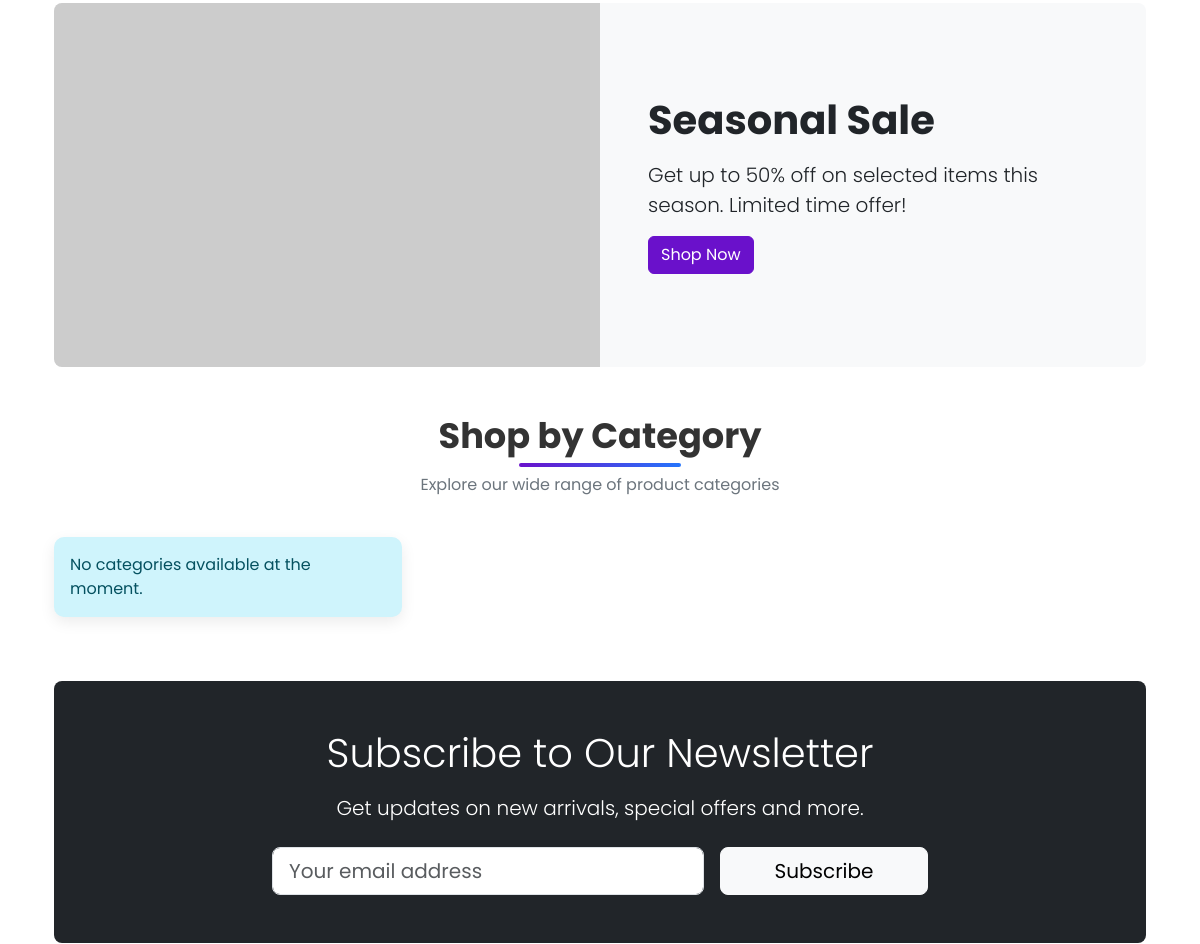
The app's page / (middle part), older data.
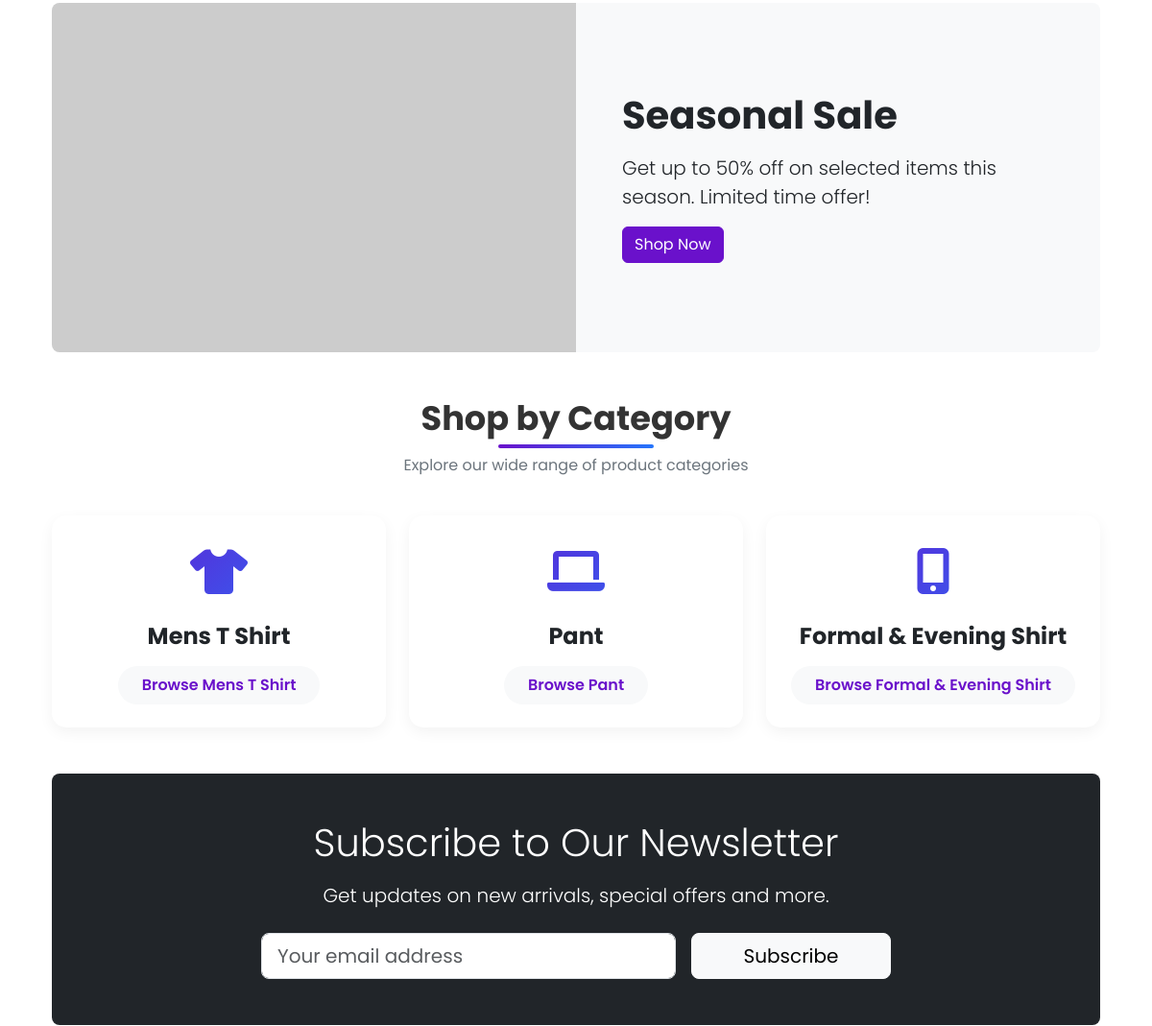
The same page, newer data.
### shop/models.py (models this page shows, shortened)
class Category(models.Model):
      name = models.CharField(max_length=100)
      slug = models.SlugField(max_length=100,unique=True)
      description = models.TextField(blank=True)
      class Meta:
            verbose_name_plural = 'categories'

### shop/views.py (the view)
# urls.py: path('', views.home, name = 'home'),
def home(request):
    featured_products = models.Product.objects.filter(available=True).order_by('-created')[:8] # descending order
    categories = models.Category.objects.all()
    return render(request,'shop/home.html',{'featured_product':featured_products,'categories':categories})

### shop/context_processors.py (called while the page is built)
def cart_items_count(request):
    if request.user.is_authenticated:
       try:
           cart = Cart.objects.get(user=request.user)
           return {'cart_items_count' : cart.cart_items_count}
       except Cart.DoesNotExist:
           {'cart_items_count':0}
    return {'cart_items_count':0}

### shop/templates/shop/home.html (shortened to what this page needs)
{% extends 'base.html' %}
{% load static %}
{% block content %}
<div class="container mt-5 mb-5">
    <div class="card border-0 bg-light rounded-3 overflow-hidden">
        <div class="row g-0">
            <div class="col-md-6 d-none d-md-block">
 <img src="https://placehold.co/600x400/2575fc/FFFFFF.png?text=Seasonal+Sale+50%+Off" alt="Seasonal sale" class="img-fluid" style="height: 100%; object-fit: cover;">            </div>
            <div class="col-md-6 p-5 d-flex align-items-center">
                <div>
                    <h3 class="display-6 fw-bold mb-3">Seasonal Sale</h3>
                    <p class="lead">Get up to 50% off on selected items this season. Limited time offer!</p>
                    <a href="{% url 'product_list' %}" class="btn btn-primary">Shop Now</a>
                </div>
            </div>
        </div>
    </div>
</div>
<div class="container">
    <div class="section-header">
        <h2 class="section-title">Shop by Category</h2>
        <p class="section-subtitle">Explore our wide range of product categories</p>
    </div>
    <div class="row row-cols-1 row-cols-md-2 row-cols-lg-3 g-4">
        {% for category in categories %}
        <div class="col">
            <div class="card h-100 category-card">
                <div class="card-body text-center py-4">
                    <div class="category-icon">
                        <i class="fas fa-{% if forloop.counter == 1 %}tshirt{% elif forloop.counter == 2 %}laptop{% elif forloop.counter == 3 %}mobile-alt{% elif forloop.counter == 4 %}home{% elif forloop.counter == 5 %}shoe-prints{% else %}tag{% endif %}"></i>
                    </div>
                    <h3 class="category-title">{{ category.name }}</h3>
                    <a href="{% url 'product_list_by_category' category.slug %}" class="btn category-btn">
                        Browse {{ category.name }}
                    </a>
                </div>
            </div>
        </div>
        {% empty %}
        <div class="col-12">
            <div class="alert alert-info">No categories available at the moment.</div>
        </div>
        {% endfor %}
    </div>
</div>
<div class="container my-5">
    <div class="card border-0 bg-dark text-white p-5 rounded-3">
        <div class="row justify-content-center">
            <div class="col-md-8 text-center">
                <h3 class="display-6 mb-3">Subscribe to Our Newsletter</h3>
                <p class="lead mb-4">Get updates on new arrivals, special offers and more.</p>
                <form class="row g-3 justify-content-center">
                    <div class="col-md-8">
                        <input type="email" class="form-control form-control-lg" placeholder="Your email address">
                    </div>
                    <div class="col-md-4">
                        <button type="submit" class="btn btn-light btn-lg w-100">Subscribe</button>
                    </div>
                </form>
            </div>
        </div>
    </div>
</div>
{% endblock %}

Row changes from the older to the newer data that the page shows:
added Category: name "Mens T Shirt"
added Category: name "Pant"
added Category: name "Formal & Evening Shirt"
Text that changed along with them:
text no longer shown: "No categories available at the moment."
